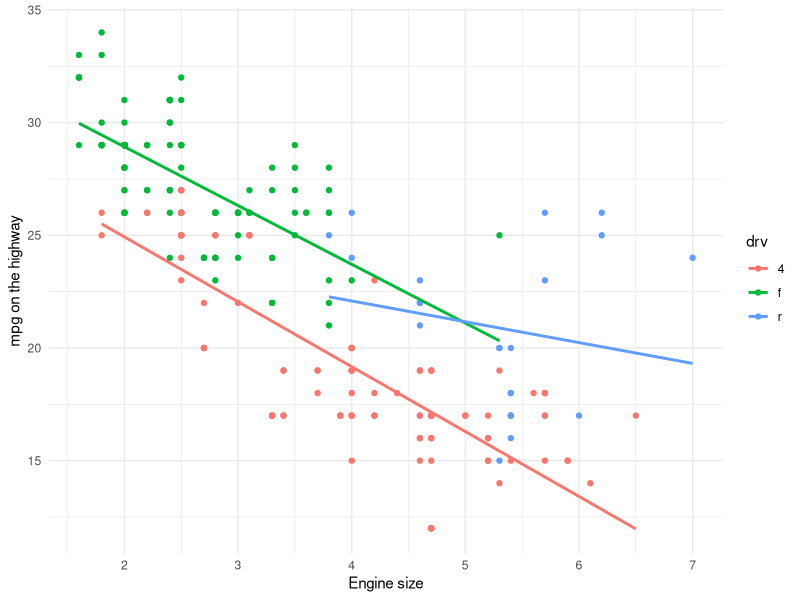

The R source for this figure:
library(tidyverse)
names(mpg)
mpg %>% 
  filter(hwy < 35) %>% 
  ggplot(aes(x=displ,y=hwy,colour = drv))+
  geom_point()+
  geom_smooth(method = lm,se=F)+
  labs(x="Engine size",y="mpg on the highway")+
  theme_minimal()
  